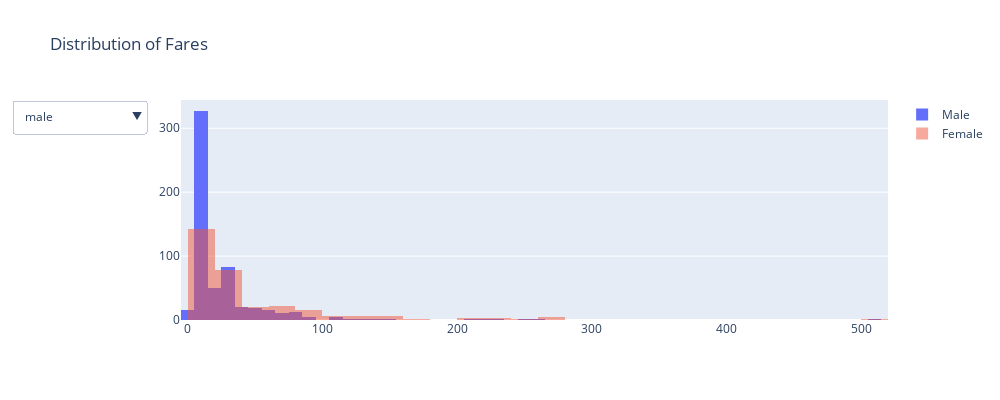

Notebook cell for this chart:
### Code cell
genders = list(df['Sex'].unique())
data = []
list_updatemenus = []
for n, gender in enumerate(genders):
    visible = [False] * len(genders)
    visible[n] = True
    temp_dict = dict(label = str(gender),
                 method = 'update',
                 args = [{'visible': visible},
                         {'title': 'Gender is ' + str(gender)}])
    list_updatemenus.append(temp_dict)
combination_dict = dict(label = 'male and female',
                        method = 'update',
                        args = [{'visible': [True, True]},
                     {'title': 'Both Male and Female '}])
list_updatemenus.append(combination_dict)

list_updatemenus


x_male = df[df['Sex']=='male']['Fare']
x_female = df[df['Sex']=='female']['Fare']

data=[go.Histogram(x=x_male,name='Male'),go.Histogram(x=x_female,name='Female',opacity = .5)]
layout=go.Layout(title='Distribution of Fares',updatemenus=list([dict(buttons= list_updatemenus)]),barmode='overlay')
fig = go.Figure(data,layout)
fig.update_layout(
    autosize=False,
    height=400,
    width=1000
)
iplot(fig)

### Figure 1 — Plotly figure (JSON) as saved in the notebook; plotly's stock layout.template omitted (floating-point values rounded to 4 significant figures; data arrays with more than 128 entries replaced by an {"elided": "..."} marker saying what was removed)
{"data": [{"name": "Male", "type": "histogram", "x": {"elided": "577 float values"}}, {"name": "Female", "opacity": 0.5, "type": "histogram", "x": {"elided": "314 float values"}}], "layout": {"autosize": false, "barmode": "overlay", "height": 400, "title": {"text": "Distribution of Fares"}, "updatemenus": [{"buttons": [{"args": [{"visible": [true, false]}, {"title": "Gender is male"}], "label": "male", "method": "update"}, {"args": [{"visible": [false, true]}, {"title": "Gender is female"}], "label": "female", "method": "update"}, {"args": [{"visible": [true, true]}, {"title": "Both Male and Female "}], "label": "male and female", "method": "update"}]}], "width": 1000}}
